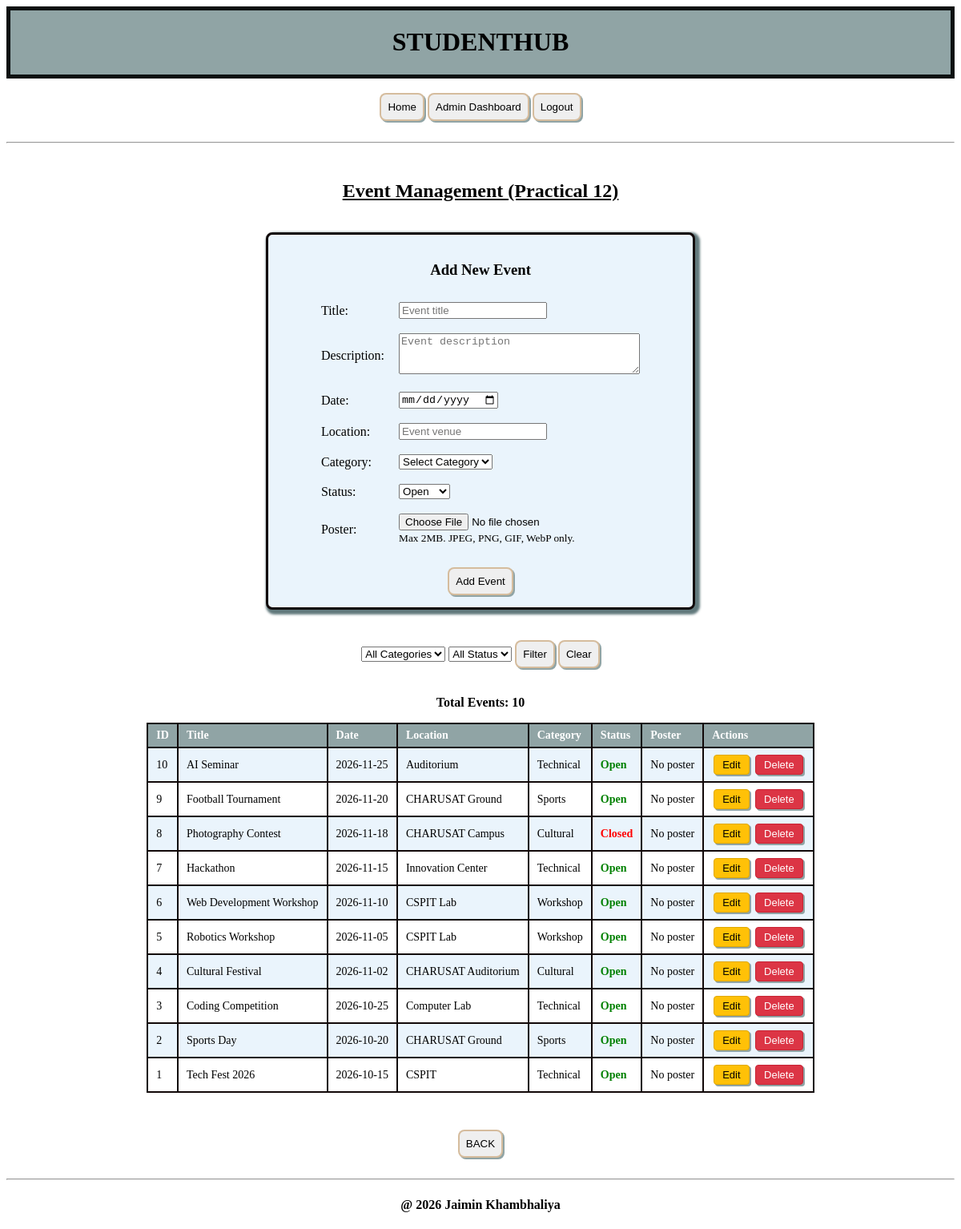
The page /practical12_events.php (signed in) on the database its author committed.
### tables this page shows
CREATE TABLE IF NOT EXISTS events (
    id INT AUTO_INCREMENT PRIMARY KEY,
    title VARCHAR(200) NOT NULL,
    description TEXT,
    event_date DATE NOT NULL,
    location VARCHAR(200) NOT NULL,
    category VARCHAR(100) NOT NULL,
    poster VARCHAR(255) DEFAULT NULL,
    event_status ENUM('open', 'closed') NOT NULL DEFAULT 'open',
    created_by INT,
    created_at TIMESTAMP DEFAULT CURRENT_TIMESTAMP,
    updated_at TIMESTAMP DEFAULT CURRENT_TIMESTAMP ON UPDATE CURRENT_TIMESTAMP,
    FOREIGN KEY (created_by) REFERENCES users(id) ON DELETE SET NULL
);

### practical12_events.php (the view, shortened to what this page needs)
<?php
require_once 'db.php';
$uploadDir = __DIR__ . '/uploads/posters/';
$sql = "SELECT * FROM events WHERE 1=1";
$sql .= " ORDER BY event_date DESC";
$stmt = $conn->prepare($sql);
$stmt->execute();
$result = $stmt->get_result();
$events = [];
while ($row = $result->fetch_assoc()) {
    $events[] = $row;
}
$editEvent = null;
?>
<!DOCTYPE html>
<html lang="en">
<head>
    <link rel="stylesheet" href="style.css">
</head>
<body>
    <div id="header">
        <h1 align="center">STUDENTHUB</h1>
    </div>
    <br>
    <div align="center">
        <a href="home.HTML"><button type="button">Home</button></a>
        <a href="practical14_dashboard.php"><button type="button">Admin Dashboard</button></a>
        <a href="practical10_logout.php"><button type="button">Logout</button></a>
    </div>
    <br>
    <hr>
    <br>
    <div align="center">
        <h2><u>Event Management (Practical 12)</u></h2>
        <br>
        <form action="practical12_events.php" method="POST" enctype="multipart/form-data" class="card">
            <h3><?php echo $editEvent ? 'Edit Event' : 'Add New Event'; ?></h3>
            <table class="form-table" align="center">
                <tr>
                    <td><label>Title:</label></td>
                    <td><input type="text" name="title" placeholder="Event title" value="<?php echo $editEvent ? htmlspecialchars($editEvent['title']) : ''; ?>" required></td>
                </tr>
                <tr>
                    <td><label>Description:</label></td>
                    <td><textarea name="description" rows="3" cols="35" placeholder="Event description"><?php echo $editEvent ? htmlspecialchars($editEvent['description']) : ''; ?></textarea></td>
                </tr>
                <tr>
                    <td><label>Date:</label></td>
                    <td><input type="date" name="event_date" value="<?php echo $editEvent ? $editEvent['event_date'] : ''; ?>" required></td>
                </tr>
                <tr>
                    <td><label>Location:</label></td>
                    <td><input type="text" name="location" placeholder="Event venue" value="<?php echo $editEvent ? htmlspecialchars($editEvent['location']) : ''; ?>" required></td>
                </tr>
                <tr>
                    <td><label>Category:</label></td>
                    <td>
                        <select name="category" required>
                            <option value="">Select Category</option>
                        </select>
                    </td>
                </tr>
                <tr>
                    <td><label>Status:</label></td>
                    <td>
                        <select name="event_status" required>
                            <option value="open" <?php echo ($editEvent && $editEvent['event_status'] === 'open') ? 'selected' : ''; ?>>Open</option>
                        </select>
                    </td>
                </tr>
                <tr>
                    <td><label>Poster:</label></td>
                    <td>
                        <input type="file" name="poster" accept="image/jpeg,image/png,image/gif,image/webp">
                        <br><small>Max 2MB. JPEG, PNG, GIF, WebP only.</small>
                    </td>
                </tr>
            </table>
            <br>
            <button type="submit"><?php echo $editEvent ? 'Update Event' : 'Add Event'; ?></button>
        </form>
        <br>
        <form action="practical12_events.php" method="GET">
            <select name="category_filter">
                <option value="">All Categories</option>
            </select>
            <select name="status_filter">
                <option value="">All Status</option>
            </select>
            <button type="submit">Filter</button>
            <a href="practical12_events.php"><button type="button">Clear</button></a>
        </form>
        <br>
        <p><strong>Total Events: <?php echo count($events); ?></strong></p>
        <?php if (count($events) > 0): ?>
            <table class="records">
                <tr>
                    <th>ID</th>
                    <th>Title</th>
                    <th>Date</th>
                    <th>Location</th>
                    <th>Category</th>
                    <th>Status</th>
                    <th>Poster</th>
                    <th>Actions</th>
                </tr>
                <?php foreach ($events as $e): ?>
                    <tr>
                        <td><?php echo $e['id']; ?></td>
                        <td><?php echo htmlspecialchars($e['title']); ?></td>
                        <td><?php echo $e['event_date']; ?></td>
                        <td><?php echo htmlspecialchars($e['location']); ?></td>
                        <td><?php echo htmlspecialchars($e['category']); ?></td>
                        <td class="<?php echo $e['event_status'] === 'open' ? 'status-open' : 'status-closed'; ?>">
                            <?php echo ucfirst($e['event_status']); ?>
                        </td>
                        <td>
                            <?php if (!empty($e['poster']) && file_exists($uploadDir . $e['poster'])): ?>
                                <img src="uploads/posters/<?php echo htmlspecialchars($e['poster']); ?>" class="poster-thumb" alt="Poster">
                            <?php else: ?>
                                No poster
                            <?php endif; ?>
                        </td>
                        <td>
                            <a href="practical12_events.php?edit=<?php echo $e['id']; ?>"><button class="action-btn edit-btn">Edit</button></a>
                            <a href="practical12_events.php?delete=<?php echo $e['id']; ?>" onclick="return confirm('Are you sure you want to delete this event?');"><button class="action-btn delete-btn">Delete</button></a>
                        </td>
                    </tr>
                <?php endforeach; ?>
            </table>
        <?php else: ?>
            <p>No events found.</p>
        <?php endif; ?>
        <br><br>
        <a href="home.HTML">
            <button type="button">BACK</button>
        </a>
    </div>
    <br>
    <hr>
    <footer align="center">
        <h4>@ 2026 Jaimin Khambhaliya</h4>
    </footer>
</body>
</html>

### style.css (style rules this page uses)
#header { border: rgb(13, 17, 17) solid 5px; background-color: rgb(144, 164, 165); }
button { text-align: center; border: rgba(199, 160, 110, 0.637) solid 2px; padding: 8px; border-radius: 8px; box-shadow: 2px 2px rgb(144, 164, 165); }
.card { border: 3px solid rgb(17, 8, 8); border-radius: 8px; padding: 15px; margin-bottom: 20px; background-color: #eaf4fc; width: 500px; box-shadow: 3px 3px 3px 3px rgb(97, 121, 124); }
.form-table td { padding: 8px; text-align: left; }

### practical12_events.php (style rules this page uses)
table.records { border-collapse: collapse; margin: 10px auto; max-width: 95%; }
table.records th, table.records td { border: 2px solid rgb(17, 8, 8); padding: 6px 10px; text-align: left; font-size: 14px; }
table.records th { background-color: rgb(144, 164, 165); color: white; }
table.records tr:nth-child(even) { background-color: #eaf4fc; }
.action-btn { padding: 4px 10px; margin: 2px; border-radius: 4px; cursor: pointer; font-size: 13px; }
.edit-btn { background-color: #ffc107; border: 1px solid #e0a800; }
.delete-btn { background-color: #dc3545; color: white; border: 1px solid #c82333; }
.status-open { color: green; font-weight: bold; }
.status-closed { color: red; font-weight: bold; }

### rows shown on the page
events: id "10", title "AI Seminar", event_date "2026-11-25", location "Auditorium", category "Technical", event_status "Open", shows "No poster"
events: id "9", title "Football Tournament", event_date "2026-11-20", location "CHARUSAT Ground", category "Sports", event_status "Open", shows "No poster"
events: id "8", title "Photography Contest", event_date "2026-11-18", location "CHARUSAT Campus", category "Cultural", event_status "Closed", shows "No poster"
events: id "7", title "Hackathon", event_date "2026-11-15", location "Innovation Center", category "Technical", event_status "Open", shows "No poster"
events: id "6", title "Web Development Workshop", event_date "2026-11-10", location "CSPIT Lab", category "Workshop", event_status "Open", shows "No poster"
events: id "5", title "Robotics Workshop", event_date "2026-11-05", location "CSPIT Lab", category "Workshop", event_status "Open", shows "No poster"
events: id "4", title "Cultural Festival", event_date "2026-11-02", location "CHARUSAT Auditorium", category "Cultural", event_status "Open", shows "No poster"
events: id "3", title "Coding Competition", event_date "2026-10-25", location "Computer Lab", category "Technical", event_status "Open", shows "No poster"
events: id "2", title "Sports Day", event_date "2026-10-20", location "CHARUSAT Ground", category "Sports", event_status "Open", shows "No poster"
events: id "1", title "Tech Fest 2026", event_date "2026-10-15", location "CSPIT", category "Technical", event_status "Open", shows "No poster"

### other values the page prints
count($events) "10"
